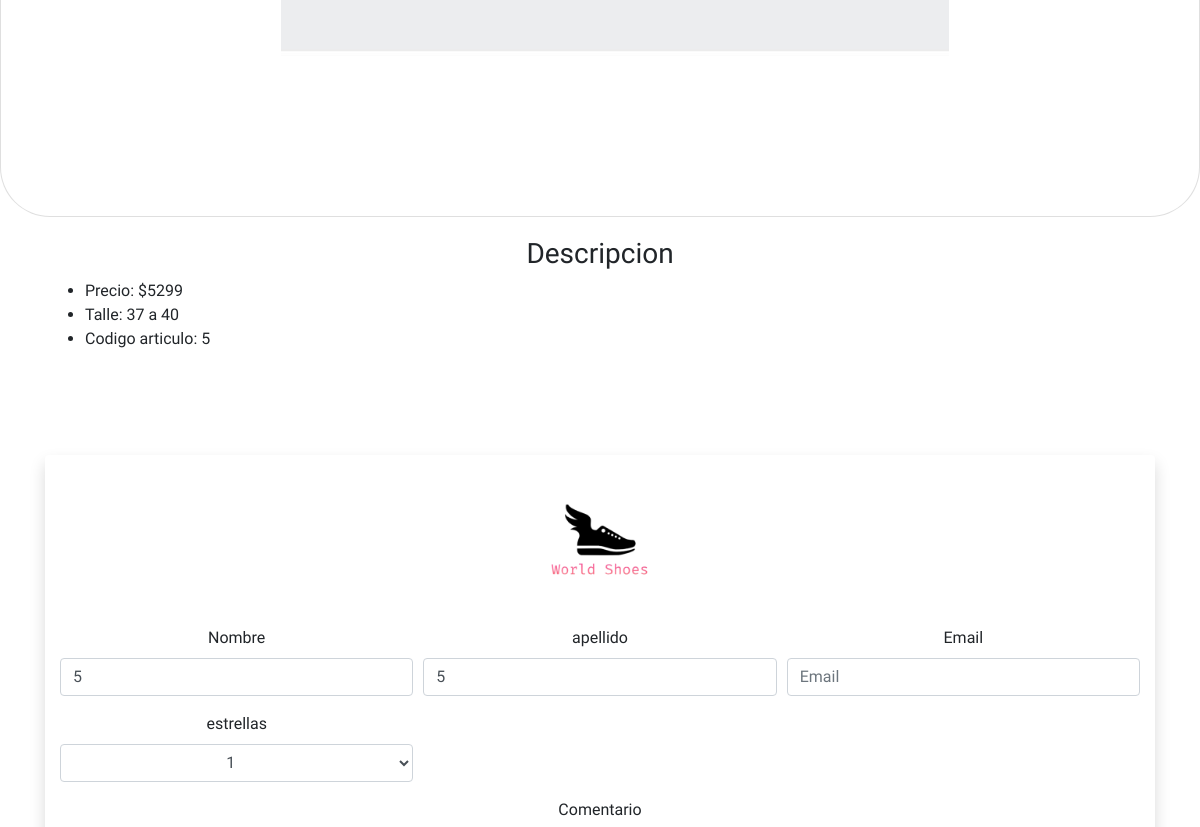
Page /detalle.php?id_producto=5 (middle part) on the earlier database version.
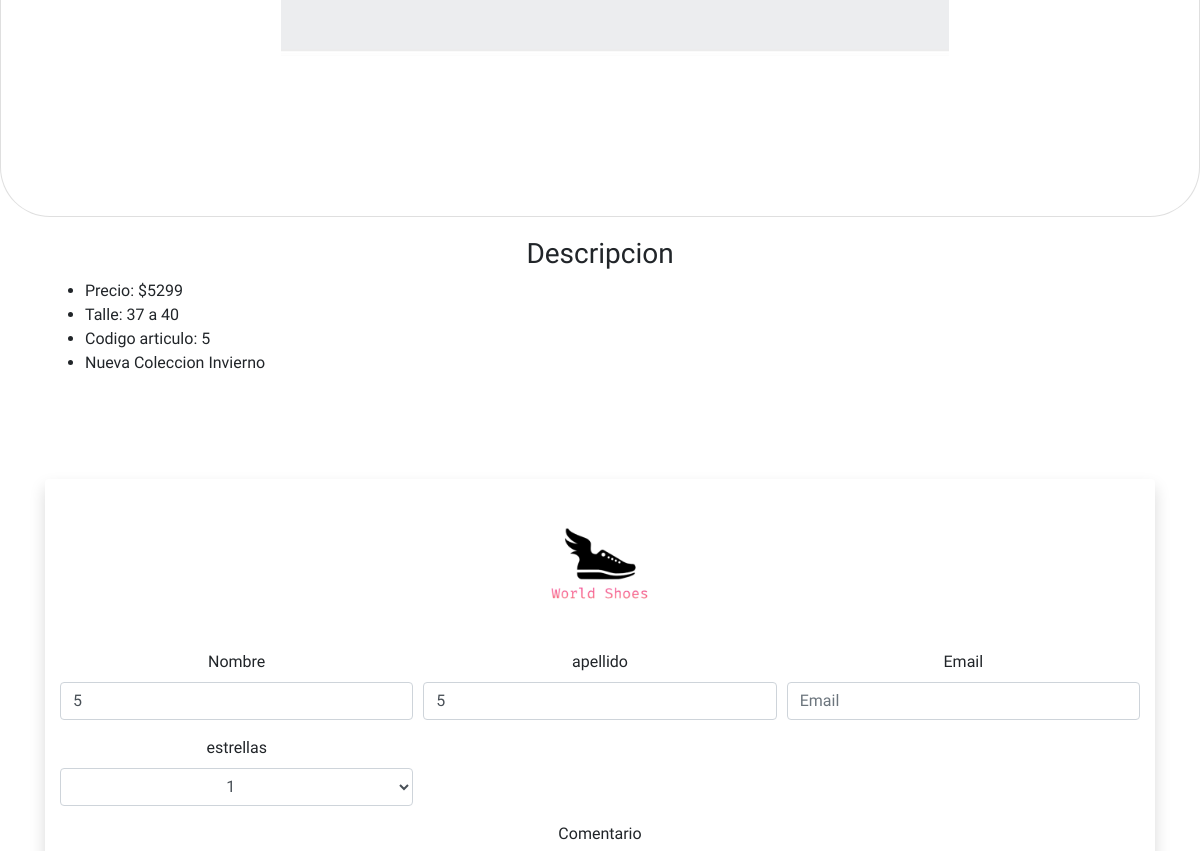
Same page on the later database version.
### tables this page shows
CREATE TABLE `campos_dinamicos` (
  `id` int(11) NOT NULL,
  `type` varchar(250) NOT NULL,
  `nombre` varchar(60) NOT NULL,
  `opciones` varchar(255) NOT NULL,
  `activo` tinyint(1) NOT NULL
);

### detalle.php (the view, shortened to what this page needs)
<!DOCTYPE html>
<html lang="en">
<?php
    require_once('head.php');
    require_once 'login.php';
    $mysqli = new mysqli($hostname, $username,$password, $database);
?>
<body>
    <div id="page-content-wrapper">
        <?php
        if(isset($_REQUEST['id_producto'])){
            $id_producto = $_REQUEST['id_producto'];
        }else{
            $id_producto = "";
        }
        $sql = "SELECT * FROM `zapatillas` where id = " . $id_producto;
				$result = mysqli_query($mysqli, $sql) or die("Error in Selecting " . mysqli_error($mysqli));
				$emparray = array();
					while($row =mysqli_fetch_assoc($result))
				{
					$emparray[] = $row;
				}
				$producto = $emparray;
        ?>
			<div class="card text-right">
                <div class="container col-sm-7">
                <a href=""><img src="<?php echo $producto[0]['imagengrande']?>" class="card-img w-100" alt="<?php echo $producto[0]['nombre']?>"></a>
                </div>
				<div class="card-img-overlay text-center">
				</div>
            </div>
            <div class="container">
                <h3 class="text-center">Descripcion</h3>
                <ul>
                    <li>Precio: $<?php echo $producto[0]['precio']?></li>
                    <li>Talle: 37 a 40</li>
                    <li>Codigo articulo: <?php echo $producto[0]['id']?></li>
                      <?php
                  $sql = "SELECT DISTINCT c.* FROM campos_dinamicos c inner join productos_campos p ON p.campoid = c.id inner join zapatillas z ON z.id = p.productoid where c.activo = 1 and c.type = 'p' and p.productoid =". $producto[0]["id"];
                  $resultcoments = mysqli_query($mysqli, $sql) or die("Error in Selecting " . mysqli_error($mysqli));
                  $arrayprods = array();
                  while($row =mysqli_fetch_assoc($resultcoments))
                  {
                    $arrayprods[] = $row;
                  }
                  foreach($arrayprods as $campos){
                    echo"<li>". $campos['nombre'] ."</li>";
                  }
                  ?>
                </ul>
            </div>
            <div class="container">
            <div class="mt-5 pt-2 mb-5 d-block">
                <div class="container text-center pt-5 mt-5 mision rounded shadow">
                   <img src="img/logo.recort.png" alt="Logo" class="logo" width="100px">
                    <form class="pb-2" action="" method="POST">
                <div class="form-row pt-5">
                  <div class="form-group col-md-4">
                    <label for="nombre">Nombre</label>
                    <input type="text" value="<?php $id_producto= $id_producto; echo $id_producto?>" name="nombre" class="form-control">
                  </div>
                  <div class="form-group col-md-4">
                    <label for="apellido">apellido</label>
                    <input type="text" value="<?php $id_producto= $id_producto; echo $id_producto?>" name="apellido" class="form-control">
                  </div>
                  <div class="form-group col-md-4">
                      <label for="email">Email</label>
                      <input type="email" name="email" class="form-control" id="email" placeholder="Email">
                    </div>
                  <div class="form-group col-lg-4 col-sm-12 col-md-4">
                    <label for="estrellas">estrellas</label>
                    <select id="estrellas" name="estrellas" class="form-control text-center">
                      <option selected>1</option>
                    </select>
                  </div>
                  <div class="form-group col-12">
                  <label for="comentario">Comentario</label>
                </div>
                </div>
                </div>
                </div>
            </div>
</div>
</body>
</html>

Differences in the rows shown:
added campos_dinamicos: nombre "Nueva Coleccion Invierno"
